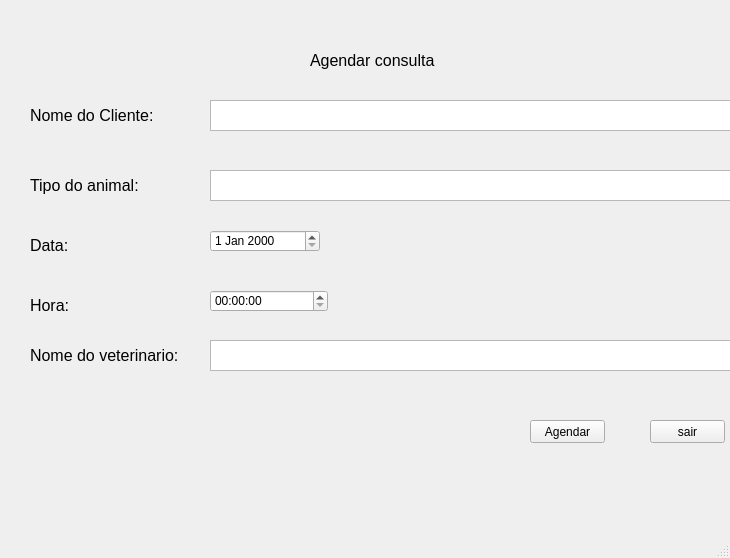
<?xml version="1.0" encoding="UTF-8"?>
<ui version="4.0">
 <class>FormAgendarConsulta</class>
 <widget class="QMainWindow" name="FormAgendarConsulta">
  <property name="geometry">
   <rect>
    <x>0</x>
    <y>0</y>
    <width>730</width>
    <height>558</height>
   </rect>
  </property>
  <property name="windowTitle">
   <string>adendamento de consultas</string>
  </property>
  <widget class="QWidget" name="centralwidget">
   <widget class="QTextEdit" name="nomeCliente">
    <property name="geometry">
     <rect>
      <x>210</x>
      <y>100</y>
      <width>541</width>
      <height>31</height>
     </rect>
    </property>
   </widget>
   <widget class="QLabel" name="label">
    <property name="geometry">
     <rect>
      <x>310</x>
      <y>40</y>
      <width>141</width>
      <height>41</height>
     </rect>
    </property>
    <property name="font">
     <font>
      <pointsize>12</pointsize>
     </font>
    </property>
    <property name="text">
     <string>Agendar consulta</string>
    </property>
   </widget>
   <widget class="QPushButton" name="sair">
    <property name="geometry">
     <rect>
      <x>650</x>
      <y>420</y>
      <width>75</width>
      <height>23</height>
     </rect>
    </property>
    <property name="text">
     <string>sair</string>
    </property>
   </widget>
   <widget class="QLabel" name="label_2">
    <property name="geometry">
     <rect>
      <x>30</x>
      <y>100</y>
      <width>141</width>
      <height>31</height>
     </rect>
    </property>
    <property name="font">
     <font>
      <pointsize>12</pointsize>
     </font>
    </property>
    <property name="text">
     <string>Nome do Cliente:</string>
    </property>
   </widget>
   <widget class="QTextEdit" name="TipoAnimal">
    <property name="geometry">
     <rect>
      <x>210</x>
      <y>170</y>
      <width>541</width>
      <height>31</height>
     </rect>
    </property>
   </widget>
   <widget class="QLabel" name="label_3">
    <property name="geometry">
     <rect>
      <x>30</x>
      <y>170</y>
      <width>141</width>
      <height>31</height>
     </rect>
    </property>
    <property name="font">
     <font>
      <pointsize>12</pointsize>
     </font>
    </property>
    <property name="text">
     <string>Tipo do animal:</string>
    </property>
   </widget>
   <widget class="QLabel" name="label_4">
    <property name="geometry">
     <rect>
      <x>30</x>
      <y>230</y>
      <width>141</width>
      <height>31</height>
     </rect>
    </property>
    <property name="font">
     <font>
      <pointsize>12</pointsize>
     </font>
    </property>
    <property name="text">
     <string>Data:</string>
    </property>
   </widget>
   <widget class="QLabel" name="label_5">
    <property name="geometry">
     <rect>
      <x>30</x>
      <y>290</y>
      <width>141</width>
      <height>31</height>
     </rect>
    </property>
    <property name="font">
     <font>
      <pointsize>12</pointsize>
     </font>
    </property>
    <property name="text">
     <string>Hora:</string>
    </property>
   </widget>
   <widget class="QPushButton" name="agendarConsulta">
    <property name="geometry">
     <rect>
      <x>530</x>
      <y>420</y>
      <width>75</width>
      <height>23</height>
     </rect>
    </property>
    <property name="text">
     <string>Agendar</string>
    </property>
   </widget>
   <widget class="QDateEdit" name="dataConsulta">
    <property name="geometry">
     <rect>
      <x>210</x>
      <y>230</y>
      <width>110</width>
      <height>22</height>
     </rect>
    </property>
   </widget>
   <widget class="QTimeEdit" name="horaConsulta">
    <property name="geometry">
     <rect>
      <x>210</x>
      <y>290</y>
      <width>118</width>
      <height>22</height>
     </rect>
    </property>
   </widget>
   <widget class="QLabel" name="label_6">
    <property name="geometry">
     <rect>
      <x>30</x>
      <y>340</y>
      <width>171</width>
      <height>31</height>
     </rect>
    </property>
    <property name="font">
     <font>
      <pointsize>12</pointsize>
     </font>
    </property>
    <property name="text">
     <string>Nome do veterinario:</string>
    </property>
   </widget>
   <widget class="QTextEdit" name="nomeVeterinario">
    <property name="geometry">
     <rect>
      <x>210</x>
      <y>340</y>
      <width>541</width>
      <height>31</height>
     </rect>
    </property>
   </widget>
  </widget>
  <widget class="QMenuBar" name="menubar">
   <property name="geometry">
    <rect>
     <x>0</x>
     <y>0</y>
     <width>730</width>
     <height>21</height>
    </rect>
   </property>
  </widget>
  <widget class="QStatusBar" name="statusbar"/>
 </widget>
 <resources/>
 <connections/>
</ui>
